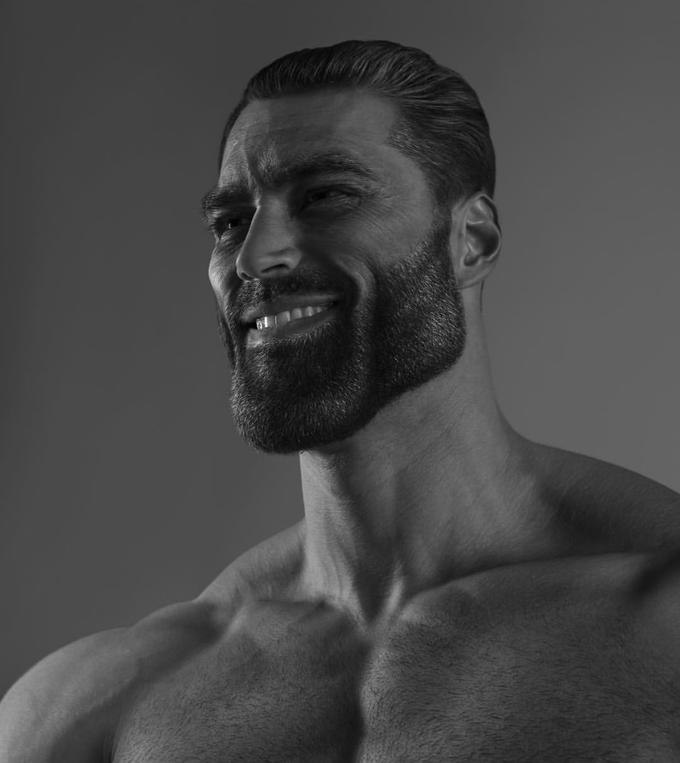
#> input picture CA03/gigachad.jpg, 680 x 763 px
$ jupyter execute --allow-errors aaz7118-CA03.ipynb   (shell and % lines are left out)
#> lines starting #> are read from the running program, lines starting #| are printed output that depends on the picture
<style>
    body {
        font-family: Times New Roman, sans-serif;
    }
</style>
# Computer Assignment 3: Pyramid Transforms
## Alaqian Zafar - aaz7118

In this assignment, you will implement 2D Gaussian, Laplacian pyramids and a Wavelet transform in Python, and look at their reconstruction qualities and representation efficiency.

You'll need to have python packages for `OpenCV`  and `PyWavelets` installed. Throughout the following problems, keep your input images on the `uint8` scale of [0,255].

## Table of Contents
- <a href='#p1'>**Problem 1** (Gaussian and Laplacian pyramids)</a>
    - <a href='#p1a'>**Problem 1** (a)</a>
    - <a href='#p1b'>**Problem 1** (b)</a>
    - <a href='#p1c'>**Problem 1** (c)</a>
    - <a href='#p1d'>**Problem 1** (d)</a>
    - <a href='#p1e'>**Problem 1** (e)</a>
- <a href='#p2'>**Problem 2** (Wavelet Transform)</a>
    - <a href='#p2a'>**Problem 2** (a)</a>
    - <a href='#p2b'>**Problem 2** (b)</a>
    - <a href='#p2c'>**Problem 2** (c)</a>

[cell 1]
import numpy as np
import matplotlib.pyplot as plt
import cv2

<a id='p1'></a>

## **Problem 1** (Gaussian and Laplacian pyramids).

<a id='p1a'></a>
### (a)
Write functions `gaussian_pyramid` and `laplacian_pyramid` that decompose an input grayscale image into a $J$-level Gaussian and Laplacian pyramid, respectively, where $J$ is an input to each function.

You can use `cv2.resize` for downsampling and upsampling with `INTER_LINEAR` and `INTER_CUBIC` filters, respectively.

[Table of Contents](#Table-of-Contents)

[cell 2]
def gaussian_pyramid(image, j_levels):
    if j_levels < 0:
        raise ValueError("The 'J-level' parameter must be non-negative.")
    cols, rows  = image.shape
    # convert to float
    image_down = image.astype(np.float64)
    gaussian = [image_down]
    for j_level in range(j_levels):
        # test for a maximum decomposition
        cols, rows = image_down.shape
        if cols < 2 or rows < 2:
            break
        image_down = cv2.resize(image_down, ((rows // 2, cols // 2)),
                                interpolation=cv2.INTER_LINEAR)
        #image_down = cv2.pyrDown(image_down, dstsize=(rows // 2, cols // 2))
        gaussian.append((image_down))
    return gaussian

def laplacian_pyramid(image, j_levels):
    gaussian = gaussian_pyramid(image, j_levels)
    laplacian = []
    for j_level in range(len(gaussian) - 1):
        cols, rows = gaussian[j_level].shape
        image_up = cv2.resize(gaussian[j_level+1], (rows, cols),
                             interpolation=cv2.INTER_CUBIC)
        #image_up = cv2.pyrUp(gaussian[j_level+1], dstsize=(rows, cols))
        laplacian.append(gaussian[j_level] - image_up)
    laplacian.append(gaussian[-1])
    return laplacian, gaussian

<a id='p1b'></a>
### (b)
Write a function `reconstruct_laplacian` that reconstructs the original image from a $J$-level Laplacian pyramid. Verify it works correctly on a test image. Display the Gaussian and Laplacian pyramid images for $J$ = 3.

[Table of Contents](#Table-of-Contents)

[cell 3]
def reconstruct_laplacian(laplacian):
    reconstruct = laplacian[-1]
    for j in range(2, len(laplacian)+1):
        cols, rows = laplacian[-j].shape
        reconstruct = laplacian[-j] + cv2.resize(reconstruct, (rows, cols),
                              interpolation=cv2.INTER_CUBIC)
        #reconstruct = laplacian[-j] + cv2.pyrUp(reconstruct, dstsize = (rows,cols))
    return np.clip(reconstruct, 0, 255)#.astype(np.uint8);

def display_pyramid(pyramid, title=None):
    rows, cols = pyramid[0].shape
    composite_rows = max(rows, sum(p.shape[0] for p in pyramid[1:]))
    composite_cols = cols + pyramid[1].shape[1]
    composite_image = np.zeros((composite_rows, composite_cols),
                           dtype=np.double)
    composite_image[:rows, :cols] = normlize_image(pyramid[0])
    i_row = 0
    for p in pyramid[1:]:
        n_rows, n_cols = p.shape[:2]
        composite_image[i_row:i_row + n_rows, cols:cols + n_cols] = normlize_image(p)
        i_row += n_rows
    plt.figure()
    plt.imshow(composite_image, cmap='gray')
    plt.title(f"{title} Pyramid, J = {len(pyramid)-1}")
    plt.axis('off')
    plt.show()
    return composite_image

def normlize_image(image):
    return (image - image.min()) * 255 / (image.max() - image.min())

[cell 4]
image = cv2.imread('gigachad.jpg', 0)
#> image is the input picture: shape (763, 680); min 0, max 255, mean 70.5
laplacian, gaussian = laplacian_pyramid(image, 3)
#> after the loop in gaussian_pyramid, `for j_level in range(j_levels):`: gaussian = 4 items
#> the loop in laplacian_pyramid, `for j_level in range(len(gaussian) - 1):` made 3 passes
#> (cols, rows) on passes 1 to 3: (763, 680), (381, 340), (190, 170)
#> after the loop in laplacian_pyramid, `for j_level in range(len(gaussian) - 1):`: laplacian = 3 items
#> laplacian = 4 items; gaussian = 4 items
image_reconstruct = reconstruct_laplacian(laplacian)
#> the loop in reconstruct_laplacian, `for j in range(2, len(laplacian)+1):` made 3 passes

fig, axs = plt.subplots(1, 2, figsize=(7.5,10))
images = [image, image_reconstruct]
titles = ['original image', 'reconstructed image']
for i, ax in enumerate(axs):
    ax.imshow(images[i], cmap='gray')
    ax.set_title(titles[i])
    ax.axis('off')
plt.show()

display_pyramid(gaussian, "Gaussian");
#> in display_pyramid, `composite_rows = max(rows, sum(p.shape[0] for p in pyramid[1:]))`: composite_rows = 763
#> in display_pyramid, `composite_image[:rows, :cols] = normlize_image(pyramid[0])`:
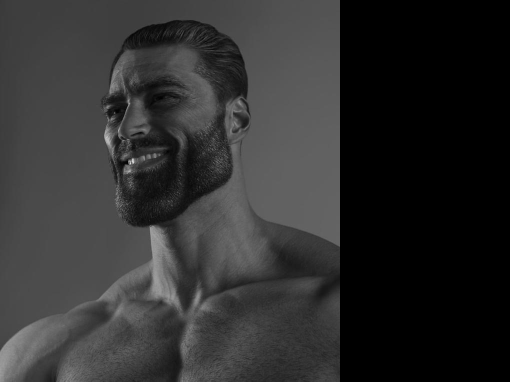
#> composite_image: shape (763, 1020) float64 (shown at 1/2 size); min 0, max 255, mean 47
#> the loop in display_pyramid, `for p in pyramid[1:]:` made 3 passes
#> (n_rows, n_cols, i_row) on passes 1 to 3: (381, 340, 381), (190, 170, 571), (95, 85, 666)
#> after the loop in display_pyramid, `for p in pyramid[1:]:`:
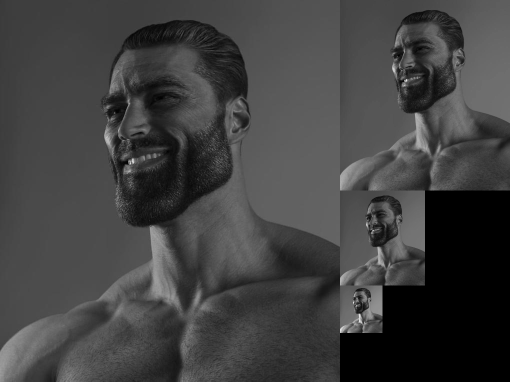
#> composite_image: shape (763, 1020) float64 (shown at 1/2 size); min 0, max 255, mean 64.8
#> after the loop in display_pyramid, `for p in pyramid[1:]:`: i_row = 666
display_pyramid(laplacian, "Laplacian");
#> call 2 of display_pyramid, with title = 'Laplacian'
#> in normlize_image (call 5), `return (image - image.min()) * 255 / (image.max() - image.min())`:
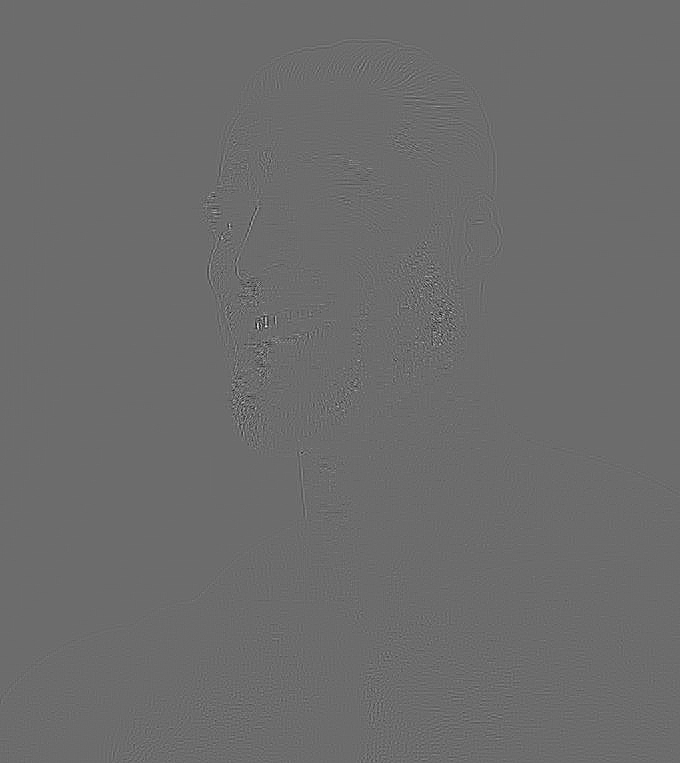
#> returned value: shape (763, 680) float64; min 0, max 255, mean 108.5; drawn with min black and max white
#> in display_pyramid (call 2), `composite_image[:rows, :cols] = normlize_image(pyramid[0])`:
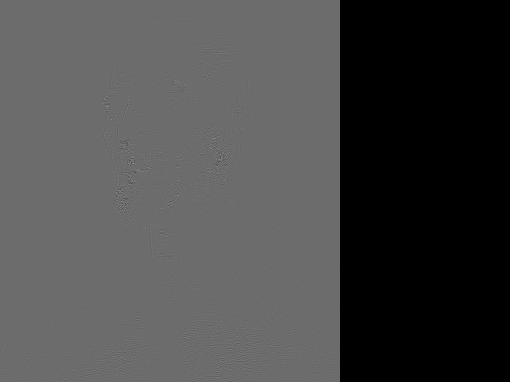
#> composite_image: shape (763, 1020) float64 (shown at 1/2 size); min 0, max 255, mean 72.4; drawn with min black and max white
#> the loop in display_pyramid (call 2), `for p in pyramid[1:]:` made 3 passes
#> after the loop in display_pyramid (call 2), `for p in pyramid[1:]:`:
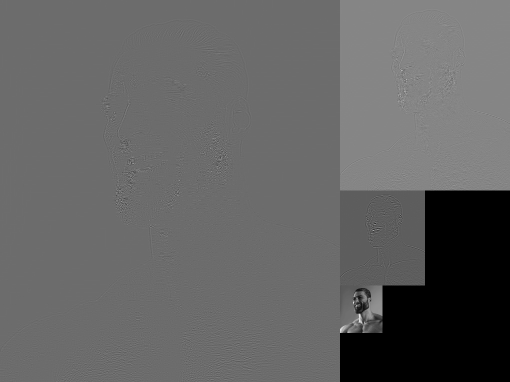
#> composite_image: shape (763, 1020) float64 (shown at 1/2 size); min 0, max 255, mean 99.5; drawn with min black and max white

<a id='p1c'></a>
### (c)
Write a function `quantize_pyramid` that takes in a Laplacian pyramid and quantizes the coefficients $c$ with quantization step-size *q* as follows,

\begin{aligned}Q(c,q) = q\left\lfloor\frac{c-\mu}{q}+\frac{1}{2}\right\rfloor+\mu\end{aligned}

where $\mu$ is the mean of the coefficient map, assumed to be $\mu = 0$ for residual (Laplacian) images and $\mu = 128$ otherwise (Gaussian images).

[Table of Contents](#Table-of-Contents)

[cell 5]
def quantize_pyramid(pyramid, q):
    quantized_pyramid = []
    mu = 0
    for i in range(len(pyramid)):
        if i == (len(pyramid) - 1):
            mu = 128
        quaantized_coefficients = q * np.floor((pyramid[i] - mu) / q + 1/2) + mu
        quantized_pyramid.append(quaantized_coefficients)#.astype('uint8'))
    return quantized_pyramid

<a id='p1d'></a>
### (d)
For pyramid levels $J = 0, 1, 2, 3$ (where $J = 0$ is simply the original image) plot the reconstruction PSNR,

\begin{aligned}PSNR=10\log _{10}\left(\frac{255^{2}}{MSE}\right)\end{aligned}

between the original and reconstructed image vs. the number of non-zeros in the representation for pyramids quantized at steps $q = 2^{n},\space n=0,1,\dots,8$. Plot PSNR on the y-axis and NNZ on the x-axis.

What relationship do you observe between pyramid depth and representation efficiency for a desired reconstruction PSNR? Is this expected? Such a curve helps us evaluate the representation efficiency of the Laplacian pyramid.

Note that we're using the number of non-zeros (NNZ) as a surrogate for the number of bits needed to describe the image.

[Table of Contents](#Table-of-Contents)

[cell 6]
import math
def PSNR(original, reconstruct):
    mse = np.mean((original - reconstruct) ** 2)
    if mse == 0:
        return 100
    return 10 * math.log10(255 ** 2 / mse)

[cell 7]
fig, (ax1, ax2) = plt.subplots(2,1, figsize=(7,10))
for J in range(1,4):
    laplacian, _ = laplacian_pyramid(image, J)
    psnr = []
    nnz = []
    for q in [2**n for n in range(9)]:
        quantized_laplacian = quantize_pyramid(laplacian, q)
        nnz.append(sum(np.count_nonzero(ql) for ql in quantized_laplacian))
        psnr.append(PSNR(image, reconstruct_laplacian(quantized_laplacian)))
    ax1.plot(nnz,psnr,label=f"J-level = {J}")
    ax2.plot([2**n for n in range(9)],psnr,label=f"J-level = {J}")
ax1.set_title("quantized reconstruction PSNR")
ax1.set_xlabel("Number of non-zeros"); ax2.set_xlabel("quantizatization steps")
ax1.set_ylabel("PSNR"); ax2.set_ylabel("PSNR")
ax1.set_xticks([40000*nz for nz in range(10)])
ax1.legend(),ax2.legend()
plt.show()
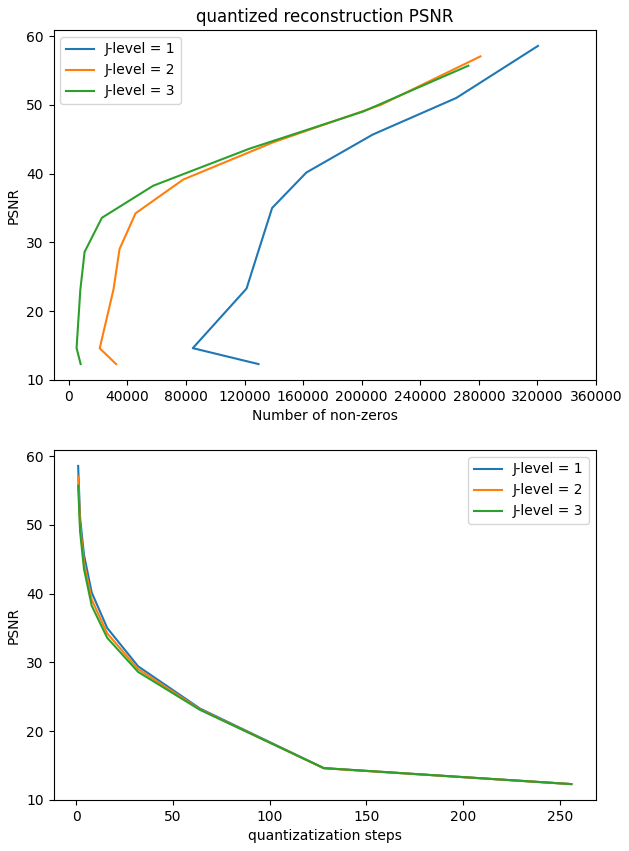
#> figure drawn by matplotlib, 2 panels

We can see that, the higher the laplacian pyramid depth is, the more efficient the representation of the image is as fewer non-zero values are required to store the image. This is expected as highest level of the laplacian pyramid contains the high frequncy values whereas the the lower levels contain only the edge information. Quantizing allows us to store a more efficient and more sparse representation of the original image.

<a id='p1e'></a>
### (e)
For $J=3$, determine qualitatively at what point the quantization level is unnoticeable. How do the number of non-zeros compare to the original image?

[Table of Contents](#Table-of-Contents)

For $J=3$, we can that the quantization level is relatively unnoticeable until the quantization step is 4 or $q = 2^{2}$. There are 516,795 non-zeros values in the original image which are almost all the pixels in the original image i.e. $760\times680=516,795$. On the otherhand, the quantized image has 166,653 non-zeros.

[cell 8]
print(f"For the original image, NNZ = {np.count_nonzero(image)}")
#| For the original image, NNZ = 518832
laplacian, _ = laplacian_pyramid(image, 3)
for q in [2**n for n in range(9)]:
    plt.figure()
    quantized_laplacian = quantize_pyramid(laplacian, q)
    nnz = sum(np.count_nonzero(ql) for ql in quantized_laplacian)
    plt.imshow(reconstruct_laplacian(quantized_laplacian), cmap='gray')
    plt.axis('off')
    plt.title(f"quantization step = {q}, NNZ = {nnz}")
#> this loop made 9 passes
#> nnz on passes 1 to 8: 272835, 200898, 123271, 57634, 22580, 10763, 7857, 5287
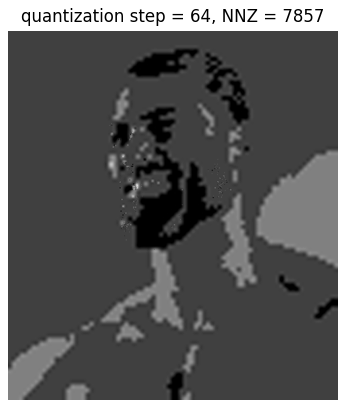
#> figure drawn by matplotlib, 1 panel
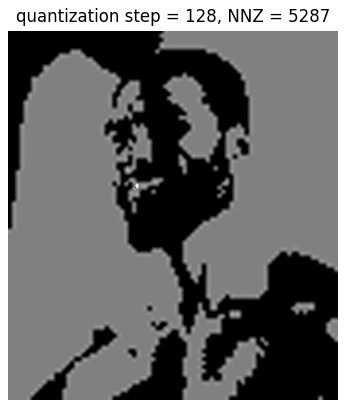
#> figure drawn by matplotlib, 1 panel
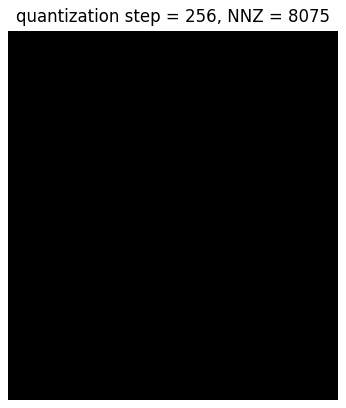
#> figure drawn by matplotlib, 1 panel

<a id='p2'></a>

## **Problem 2** (Wavelet Transform).

<a id='p2a'></a>
### (a)
Use PyWavelet's `dwt2` and `idwt2` to write $J$-level wavelet transform (`wavelet_transform`) and reconstruction (`reconstruct_wavelet`) functions, for a grayscale input image. Use symmetric boundary conditions.

[Table of Contents](#Table-of-Contents)

[cell 9]
import pywt
def wavelet_transform(image, j_levels, wavelet_family='haar', mode_type='symmetric'):
#> called with j_levels = 3, wavelet_family = 'haar', mode_type = 'symmetric'
    image = image.astype(np.float64)
    wavelet = []
    for j_level in range(j_levels):
        (image, wavelet_j) = pywt.dwt2(image, wavelet_family, mode_type)
        wavelet.append(wavelet_j)
#> this loop made 3 passes
#> pass 3, in wavelet_transform, `(image, wavelet_j) = pywt.dwt2(image, wavelet_family, mode_type)`:
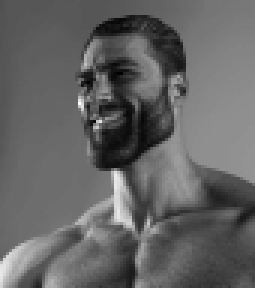
#> image: shape (96, 85) float64 (shown 3 times larger); min 71.88, max 1320, mean 563.3; drawn with min black and max white
#> after the loop, wavelet = 3 items
    wavelet.append(image)
    return wavelet

def reconstruct_wavelet(wavelet, wavelet_family='haar', mode_type='symmetric'):
    image = wavelet[-1]
    for j in range(2, len(wavelet)+1):
        image = pywt.idwt2((image, wavelet[-j]), wavelet_family, mode_type)
    return np.clip(image, 0, 255)

<a id='p2b'></a>
### (b)
Repeat parts ([b](#p1b),[c](#p1c),[d](#p1d),[e](#p1e)) from [problem 1](#p1), now with your wavelet transform functions and wavelet subimages.

[Table of Contents](#Table-of-Contents)

Reconstructs the original image from a $J$-level wavelet transform. Verify it works correctly on a test image. Display the waveelet transform images for $J$ = 3.

[cell 10]
# [19 lines left out: function display_wavelet, not called in this run]

[cell 11]
image = cv2.imread("gigachad.jpg", 0)
wavelet = wavelet_transform(image, 3)
#> wavelet = 4 items
#> (the rest of this cell did not finish here and is left out)

#> the loop in reconstruct_wavelet, `for j in range(2, len(wavelet)+1):` made 2 passes
#> j on passes 1 to 2: 2, 3

fig, axs = plt.subplots(1, 2, figsize=(7.5,8.5))
images = [image, image_wavelet]
titles = ['original image', 'reconstructed image']
for i, ax in enumerate(axs):
    ax.imshow(images[i], cmap='gray')
    ax.set_title(titles[i])
    ax.axis('off')
plt.show()

display_wavelet(wavelet);

Write a function `quantize_wavelet` similar to [Problem 1 (c)](#p1c)

[cell 12]
def quantize_wavelet(wavelet, q):
    quantized_wavelet = []
    mu = 0
    for level in wavelet[:-1]:
        quantized_level = []
        for image in level:
            quantized_coefficients = q * np.floor((image - mu) / q + 1/2) + mu
            quantized_level.append(quantized_coefficients)#.astype('uint8'))
        quantized_wavelet.append(quantized_level)
    quantized_wavelet.append(q * np.floor((wavelet[-1] - 128) / q + 1/2) + 128)
    return quantized_wavelet

Repeat [Problem 1 (d)](#p1d)

[cell 13]
fig, (ax1, ax2) = plt.subplots(2,1, figsize=(7,10))
#> (the rest of this cell did not finish here and is left out)

We can see that, the higher the wavelet transform depth is, the more efficient the representation of the image is as fewer non-zero values are required to store the image. This is expected as highest level of the wavelet transform contains the high frequncy values whereas the the lower levels contain only the edge information. Quantizing allows us to store a more efficient and more sparse representation of the original image.

Repeat [Problem 1 (e)](#p1e)

For $J=3$, we can that the quantization level is relatively unnoticeable until the quantization step is 8 or $q = 2^{3}$. There are 516,795 non-zeros values in the original image which are almost all the pixels in the original image i.e. $760\times680=516,795$. On the otherhand, the quantized image only has 80,747 non-zeros.

[cell 14]
print(f"For the original image, NNZ = {np.count_nonzero(image)}")
#| For the original image, NNZ = 518832
wavelet = wavelet_transform(image, 3)
#> wavelet = 4 items
#> (the rest of this cell did not finish here and is left out)
